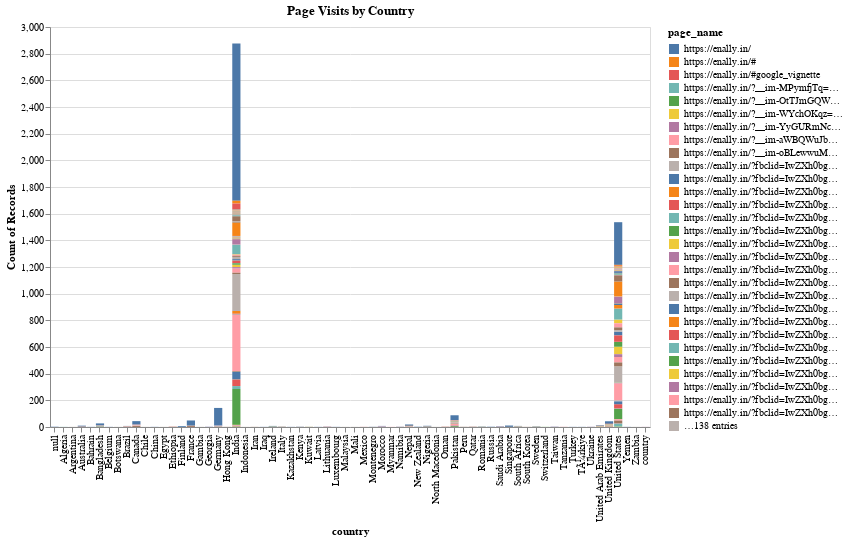
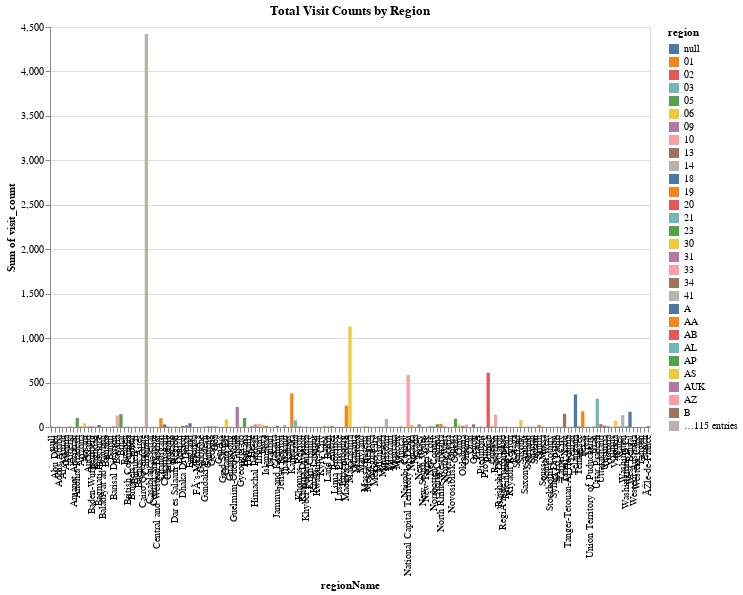

Notebook source saved alongside these figures, in order:
### Code cell
# prompt: Generate proper graph for pages vs country and region vs counts

# Assuming 'abalone_train' DataFrame is already loaded as in the provided code.

import altair as alt

# Enable VegaFusion data transformer for Altair
alt.data_transformers.enable("vegafusion")

# Sample the data for visualization (optional, but recommended for large datasets)
sampled_data = abalone_train.sample(n=min(5000, len(abalone_train)), random_state=42)

# --- Pages vs Country ---
# Create a chart showing the relationship between pages and countries
page_country_chart = alt.Chart(sampled_data).mark_bar().encode(
    x='country:N',  # Use country as a nominal variable on x-axis
    y='count()',  # Count the number of occurrences for each country
    color='page_name:N',  # Color the bars by page_name
    tooltip=['country', 'page_name', 'count()']  # Show relevant information in tooltip
).properties(
    width=600,
    height=400,
    title="Page Visits by Country"
).interactive()


# --- Region vs Visit Counts ---
region_counts_chart = alt.Chart(sampled_data).mark_bar().encode(
    x='regionName:N',
    y='sum(visit_count):Q',  # Sum of visit_counts for each region
    color='region:N',  # Color the bars by region
    tooltip=['regionName', 'sum(visit_count)', 'region']
).properties(
    width=600,
    height=400,
    title="Total Visit Counts by Region"
).interactive()


# Display the charts
page_country_chart.display()
region_counts_chart.display()

### Figure 1 — Vega specification as saved in the notebook (floating-point values rounded to 4 significant figures; data arrays with more than 128 entries replaced by an {"elided": "..."} marker saying what was removed)
{"$schema": "https://vega.github.io/schema/vega/v5.json", "data": [{"name": "param_12_store"}, {"name": "source_0", "values": {"elided": "377 records"}}, {"name": "source_0_x_domain_country", "values": [{"country": "United States"}, {"country": "India"}, {"country": "United Kingdom"}, {"country": "Russia"}, {"country": "Tanzania"}, {"country": "Saudi Arabia"}, {"country": "Canada"}, {"country": "Pakistan"}, {"country": "Lithuania"}, {"country": "France"}, {"country": "Bangladesh"}, {"country": "Germany"}, {"country": "Nepal"}, {"country": "Kuwait"}, {"country": "Montenegro"}, {"country": "Brazil"}, {"country": "Ireland"}, {"country": "Morocco"}, {"country": "Sweden"}, {"country": "Yemen"}, {"country": "South Africa"}, {"country": "Hong Kong"}, {"country": "Singapore"}, {"country": "Nigeria"}, {"country": "Egypt"}, {"country": "Romania"}, {"country": "Taiwan"}, {"country": "United Arab Emirates"}, {"country": "Peru"}, {"country": "New Zealand"}, {"country": "Chile"}, {"country": "Argentina"}, {"country": "Kenya"}, {"country": "Bahrain"}, {"country": "Gambia"}, {"country": "Australia"}, {"country": "Namibia"}, {"country": "Finland"}, {"country": "Latvia"}, {"country": "Ukraine"}, {"country": "country"}, {"country": "Georgia"}, {"country": "Qatar"}, {"country": "Oman"}, {"country": "Ethiopia"}, {"country": "Iraq"}, {"country": "Botswana"}, {"country": "Turkey"}, {"country": "Switzerland"}, {"country": "Malaysia"}, {"country": "Belgium"}, {"country": "Iran"}, {"country": null}, {"country": "Algeria"}, {"country": "Zambia"}, {"country": "Kazakhstan"}, {"country": "South Korea"}, {"country": "Mexico"}, {"country": "Italy"}, {"country": "Luxembourg"}, {"country": "North Macedonia"}, {"country": "China"}, {"country": "Myanmar"}, {"country": "Indonesia"}, {"country": "Mali"}, {"country": "TÃ¼rkiye"}]}, {"name": "source_0_color_domain_page_name", "values": {"elided": "167 records"}}], "signals": [{"name": "unit", "value": {}, "on": [{"events": "pointermove", "update": "isTuple(group()) ? group() : unit"}]}, {"name": "param_12", "update": "vlSelectionResolve(\"param_12_store\", \"union\")"}, {"name": "param_12_country", "on": [{"events": [{"source": "view", "type": "dblclick"}], "update": "null"}, {"events": {"signal": "param_12_translate_delta"}, "update": "panLinear(param_12_translate_anchor.extent_x, -param_12_translate_delta.x / width)"}, {"events": {"signal": "param_12_zoom_delta"}, "update": "zoomLinear(domain(\"x\"), param_12_zoom_anchor.x, param_12_zoom_delta)"}]}, {"name": "param_12_tuple", "on": [{"events": [{"signal": "param_12_country"}], "update": "param_12_country ? {unit: \"\", fields: param_12_tuple_fields, values: [param_12_country]} : null"}]}, {"name": "param_12_tuple_fields", "value": [{"field": "country", "channel": "x", "type": "E"}]}, {"name": "param_12_translate_anchor", "value": {}, "on": [{"events": [{"source": "scope", "type": "pointerdown"}], "update": "{x: x(unit), y: y(unit), extent_x: domain(\"x\")}"}]}, {"name": "param_12_translate_delta", "value": {}, "on": [{"events": [{"source": "window", "between": [{"source": "scope", "type": "pointerdown"}, {"source": "window", "type": "pointerup"}], "type": "pointermove", "consume": true}], "update": "{x: param_12_translate_anchor.x - x(unit), y: param_12_translate_anchor.y - y(unit)}"}]}, {"name": "param_12_zoom_anchor", "on": [{"events": [{"source": "scope", "consume": true, "type": "wheel"}], "update": "{x: invert(\"x\", x(unit)), y: invert(\"y\", y(unit))}"}]}, {"name": "param_12_zoom_delta", "on": [{"events": [{"source": "scope", "consume": true, "type": "wheel"}], "update": "pow(1.001, event.deltaY * pow(16, event.deltaMode))", "force": true}]}, {"name": "param_12_modify", "on": [{"events": {"signal": "param_12_tuple"}, "update": "modify(\"param_12_store\", param_12_tuple, true)"}]}], "marks": [{"type": "rect", "name": "marks", "from": {"data": "source_0"}, "encode": {"update": {"y2": {"field": "__count_start", "scale": "y"}, "x": {"field": "country", "scale": "x"}, "fill": {"field": "page_name", "scale": "color"}, "tooltip": {"signal": "{\"country\": isValid(datum[\"country\"]) ? datum[\"country\"] : \"\"+datum[\"country\"], \"page_name\": isValid(datum[\"page_name\"]) ? datum[\"page_name\"] : \"\"+datum[\"page_name\"], \"Count of Records\": format(datum[\"__count\"], \"\")}"}, "width": {"signal": "max(0.25, bandwidth('x'))"}, "y": {"field": "__count_end", "scale": "y"}}}, "interactive": true, "style": ["bar"]}], "scales": [{"name": "x", "type": "band", "domain": {"data": "source_0_x_domain_country", "field": "country", "sort": true}, "range": [0, {"signal": "width"}], "paddingOuter": 0.05, "paddingInner": 0.1}, {"name": "y", "type": "linear", "domain": {"data": "source_0", "fields": ["__count_start", "__count_end"]}, "range": [{"signal": "height"}, 0], "nice": true, "zero": true}, {"name": "color", "type": "ordinal", "domain": {"data": "source_0_color_domain_page_name", "field": "page_name", "sort": true}, "range": "category"}], "axes": [{"scale": "y", "ticks": false, "grid": true, "aria": false, "domain": false, "orient": "left", "labels": false, "gridScale": "x", "zindex": 0, "maxExtent": 0, "minExtent": 0, "tickCount": {"signal": "ceil(height/40)"}}, {"scale": "x", "labelAngle": 270, "zindex": 0, "orient": "bottom", "title": "country", "grid": false, "labelBaseline": "middle", "labelAlign": "right"}, {"scale": "y", "orient": "left", "zindex": 0, "grid": false, "tickCount": {"signal": "ceil(height/40)"}, "labelOverlap": true, "title": "Count of Records"}], "title": {"text": "Page Visits by Country", "frame": "group"}, "background": "white", "width": 600, "height": 400, "legends": [{"fill": "color", "symbolType": "square", "title": "page_name"}], "padding": 5, "style": "cell"}

### Figure 2 — Vega specification as saved in the notebook (floating-point values rounded to 4 significant figures; data arrays with more than 128 entries replaced by an {"elided": "..."} marker saying what was removed)
{"$schema": "https://vega.github.io/schema/vega/v5.json", "data": [{"name": "param_13_store"}, {"name": "source_0", "values": {"elided": "165 records"}}, {"name": "source_0_x_domain_regionName", "values": {"elided": "165 records"}}, {"name": "source_0_color_domain_region", "values": {"elided": "144 records"}}], "signals": [{"name": "unit", "value": {}, "on": [{"events": "pointermove", "update": "isTuple(group()) ? group() : unit"}]}, {"name": "param_13", "update": "vlSelectionResolve(\"param_13_store\", \"union\")"}, {"name": "param_13_regionName", "on": [{"events": [{"source": "view", "type": "dblclick"}], "update": "null"}, {"events": {"signal": "param_13_translate_delta"}, "update": "panLinear(param_13_translate_anchor.extent_x, -param_13_translate_delta.x / width)"}, {"events": {"signal": "param_13_zoom_delta"}, "update": "zoomLinear(domain(\"x\"), param_13_zoom_anchor.x, param_13_zoom_delta)"}]}, {"name": "param_13_tuple", "on": [{"events": [{"signal": "param_13_regionName"}], "update": "param_13_regionName ? {unit: \"\", fields: param_13_tuple_fields, values: [param_13_regionName]} : null"}]}, {"name": "param_13_tuple_fields", "value": [{"field": "regionName", "channel": "x", "type": "E"}]}, {"name": "param_13_translate_anchor", "value": {}, "on": [{"events": [{"source": "scope", "type": "pointerdown"}], "update": "{x: x(unit), y: y(unit), extent_x: domain(\"x\")}"}]}, {"name": "param_13_translate_delta", "value": {}, "on": [{"events": [{"source": "window", "between": [{"source": "scope", "type": "pointerdown"}, {"source": "window", "type": "pointerup"}], "type": "pointermove", "consume": true}], "update": "{x: param_13_translate_anchor.x - x(unit), y: param_13_translate_anchor.y - y(unit)}"}]}, {"name": "param_13_zoom_anchor", "on": [{"events": [{"source": "scope", "type": "wheel", "consume": true}], "update": "{x: invert(\"x\", x(unit)), y: invert(\"y\", y(unit))}"}]}, {"name": "param_13_zoom_delta", "on": [{"events": [{"source": "scope", "consume": true, "type": "wheel"}], "update": "pow(1.001, event.deltaY * pow(16, event.deltaMode))", "force": true}]}, {"name": "param_13_modify", "on": [{"events": {"signal": "param_13_tuple"}, "update": "modify(\"param_13_store\", param_13_tuple, true)"}]}], "marks": [{"type": "rect", "name": "marks", "from": {"data": "source_0"}, "encode": {"update": {"width": {"signal": "max(0.25, bandwidth('x'))"}, "x": {"field": "regionName", "scale": "x"}, "y": {"field": "sum_visit_count_end", "scale": "y"}, "y2": {"field": "sum_visit_count_start", "scale": "y"}, "fill": {"field": "region", "scale": "color"}, "tooltip": {"signal": "{\"regionName\": isValid(datum[\"regionName\"]) ? datum[\"regionName\"] : \"\"+datum[\"regionName\"], \"Sum of visit_count\": isValid(datum[\"sum_visit_count\"]) ? datum[\"sum_visit_count\"] : \"\"+datum[\"sum_visit_count\"], \"region\": isValid(datum[\"region\"]) ? datum[\"region\"] : \"\"+datum[\"region\"]}"}}}, "interactive": true, "style": ["bar"]}], "scales": [{"name": "x", "type": "band", "domain": {"data": "source_0_x_domain_regionName", "field": "regionName", "sort": true}, "range": [0, {"signal": "width"}], "paddingInner": 0.1, "paddingOuter": 0.05}, {"name": "y", "type": "linear", "domain": {"data": "source_0", "fields": ["sum_visit_count_start", "sum_visit_count_end"]}, "range": [{"signal": "height"}, 0], "nice": true, "zero": true}, {"name": "color", "type": "ordinal", "domain": {"data": "source_0_color_domain_region", "field": "region", "sort": true}, "range": "category"}], "axes": [{"scale": "y", "labels": false, "aria": false, "orient": "left", "gridScale": "x", "domain": false, "grid": true, "maxExtent": 0, "zindex": 0, "minExtent": 0, "ticks": false, "tickCount": {"signal": "ceil(height/40)"}}, {"scale": "x", "grid": false, "labelAngle": 270, "title": "regionName", "orient": "bottom", "labelAlign": "right", "zindex": 0, "labelBaseline": "middle"}, {"scale": "y", "zindex": 0, "title": "Sum of visit_count", "grid": false, "orient": "left", "labelOverlap": true, "tickCount": {"signal": "ceil(height/40)"}}], "title": {"text": "Total Visit Counts by Region", "frame": "group"}, "legends": [{"fill": "color", "symbolType": "square", "title": "region"}], "height": 400, "width": 600, "background": "white", "padding": 5, "style": "cell"}
